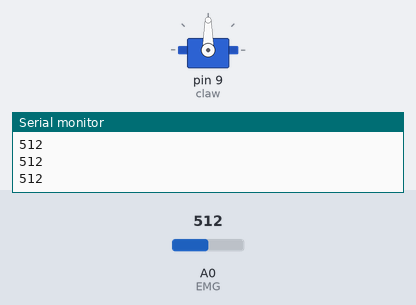
Recording of a sketch running on a simulated Arduino Nano, built with avr-gcc and run on an emulated ATmega328P. On the bench: servo, the last lines printed to the serial monitor. The inputs (shaded band) are chosen by the test bench; at power-on: A0 (EMG) = 512.

Above: at 2.2 s.
2.3 s: A0 (EMG) set to 850
3.8 s: A0 (EMG) set to 871
At 4.3 s:
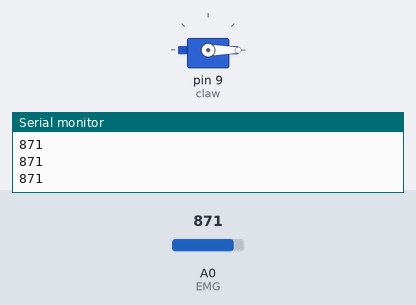
5.3 s: A0 (EMG) set to 716
At 6.1 s:
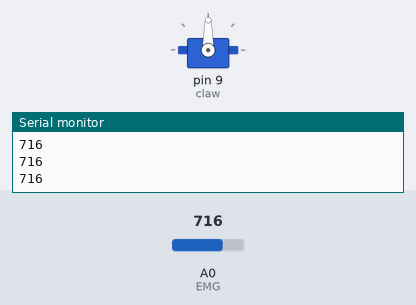
6.8 s: A0 (EMG) set to 900
At 7.5 s:
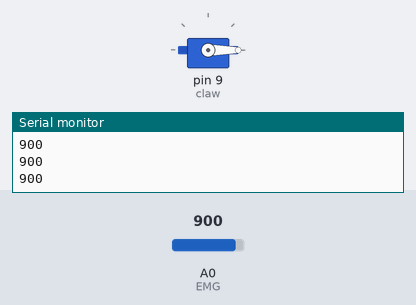
Timing chart, 0 to 9.3 s (numbered marks = the images above; inputs shaded):
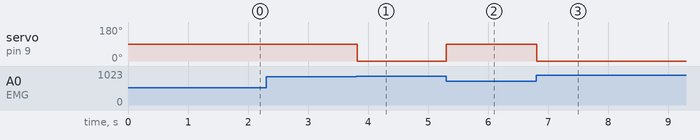

Measured:
- the behaviour switches between 862 and 863 on A0 (EMG) (found by bisection; images 0 and 1)
- after the input at 3.8 s, servo on pin 9 (claw): 90° → 0° at once
- after the input at 5.3 s, servo on pin 9 (claw): 0° → 90° at once
- after the input at 6.8 s, servo on pin 9 (claw): 90° → 0° at once

The sketch:

emg_servo_claw.ino
```cpp
// Reads the EMG sensor on A0, calibrates a baseline, prints readings over Serial, and moves a servo on pin 9 to open or closed positions when the signal exceeds a configurable threshold.
//
// Full tutorial: https://shillehtek.com/blogs/news/arduino-emg-muscle-sensor-servo-control
// Parts used: https://shillehtek.com/products/emg-muscle-signal-sensor-module-kit-for-arduino-robotics
//             https://shillehtek.com/products/sg92r-micro-servo-motor-9g-carbon-fiber-gears-2-5kg-for-rc-plane
//             https://shillehtek.com/products/arduino-nano-v3-presoldered-ch340g-atmega328p
// More examples: https://github.com/shillehbean/shillehtek-examples
//

#include <Servo.h>
const int EMG = A0;
Servo claw;
const int CLOSED = 0, OPEN = 90;
const int THRESHOLD = 350;   // tune for your skin
int baseline = 0;
void setup() {
  Serial.begin(9600);
  claw.attach(9);
  long sum = 0;
  for (int i = 0; i < 100; i++) { sum += analogRead(EMG); delay(10); }
  baseline = sum / 100;
}
void loop() {
  int v = analogRead(EMG);
  Serial.println(v);
  int diff = abs(v - baseline);
  claw.write(diff > THRESHOLD ? CLOSED : OPEN);
  delay(20);
}
```
